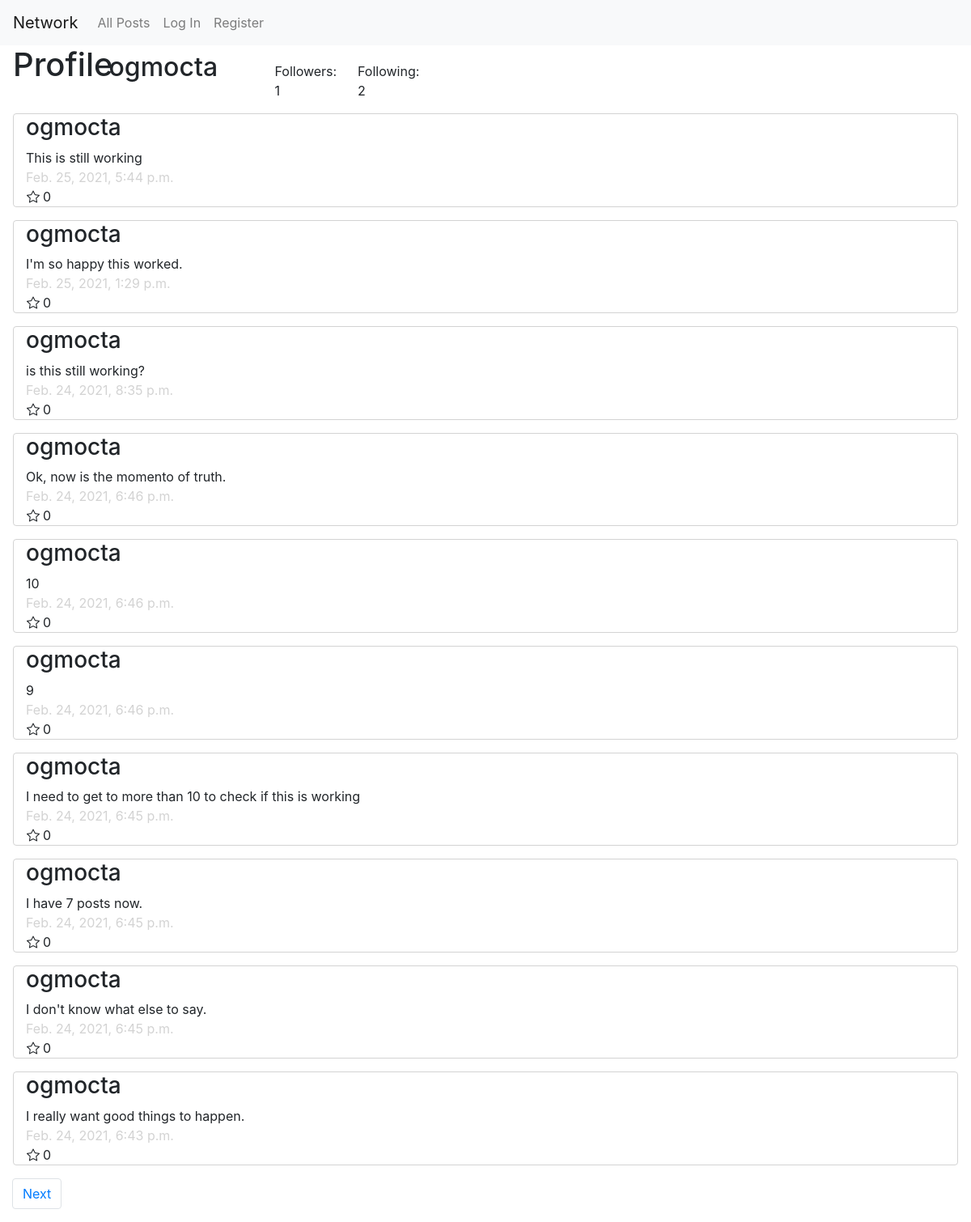
Before: /1/ogmocta/profile with the older database file.
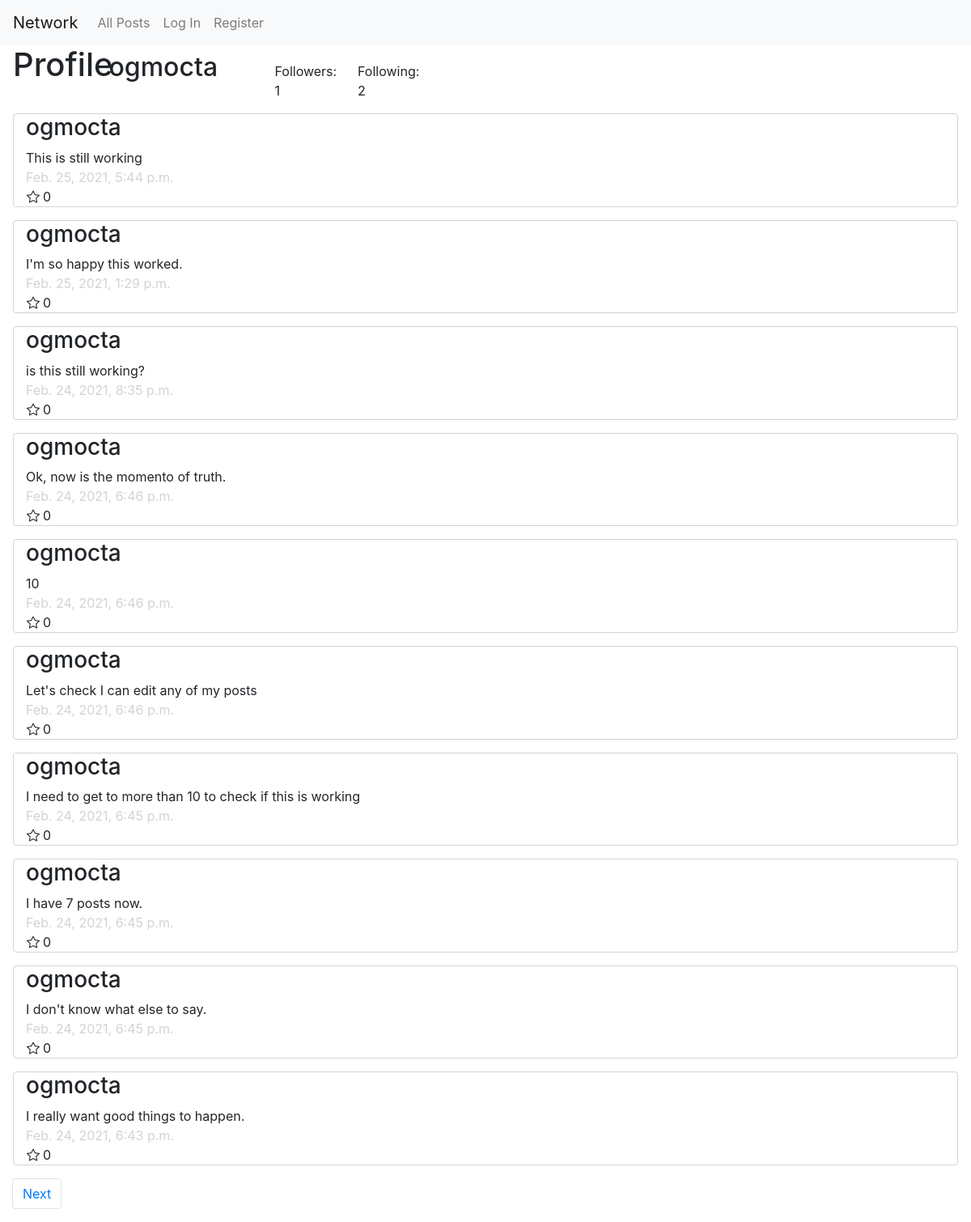
After: the same page with the newer database file.
### network/models.py (models this page shows, shortened)
class Post(models.Model):
    poster = models.ForeignKey(
        User, on_delete=models.CASCADE, related_name="my_posts")
    content = models.TextField()
    timestamp = models.DateTimeField(auto_now_add=True)
    likes = models.PositiveBigIntegerField(default=0)

class User(AbstractUser):
    pass

### network/views.py (the view)
# urls.py: path("<int:page_num>/<str:username>/profile", views.profile, name="profile"),
def profile(request, username, page_num):
    user = User.objects.get(username=username)
    followers = Follow.objects.filter(following=user)
    following = Follow.objects.filter(follower=user)
    if (request.user.is_authenticated):
        if (Follow.objects.filter(follower=request.user, following=user).count() == 1):
            button = "unfollow"
        else:
            button = "follow"
    else:
        button = "follow"
    posts = user.my_posts.all()
    posts = posts.order_by("-timestamp").all()
    post_paginator = Paginator(posts, 10)
    page = post_paginator.get_page(page_num)
    return render(request, "network/profile.html", {
        "user_profile": user,
        "followers": len(followers),
        "following": len(following),
        "page": page,
        "button": button
    })

### network/templates/network/profile.html (shortened to what this page needs)
{% extends "network/layout.html" %}
{% load static %}
{% block body %}
<div id="follow" class="row bottom">
    <h1 class="ml-3 mb-1 col-1">Profile</h1>
    <h2 class="ml-3 col-2">{{user_profile.username}}</h2>
    <div class="col-1" id="followers" data-followers={{followers}}>Followers: {{followers}}</div>
    <div class="col-1">Following: {{following}}</div>
</div>
<div id="my-posts">
    {% for post in page.object_list %}
    <div class="container col-12">
        <h3>{{post.poster}}</h3>
        <div id="post{{post.id}}">{{post.content}}</div>
        <div class="timestamp">{{post.timestamp}}</div>
        <div class="row">
            <i class="bi bi-star ml-3 mr-1"></i>
            <div>{{post.likes}}</div>
        </div>
    </div>
    {% empty %}
    <div class="no-posts col-12">This user has no posts.</div>
    {% endfor %}
    <nav aria-label="Page navigation example" class="col-12">
        <ul class="pagination">
            {% if page.has_next %}
            <li class="page-item"><a class="page-link"
                    href="{% url 'profile' page.next_page_number user_profile.username %}">Next</a></li>
            {% endif %}
        </ul>
    </nav>
</div>
{% endblock %}

Changed rows visible on the page:
changed Post: content "9" → "Let's check I can edit any of my posts"
